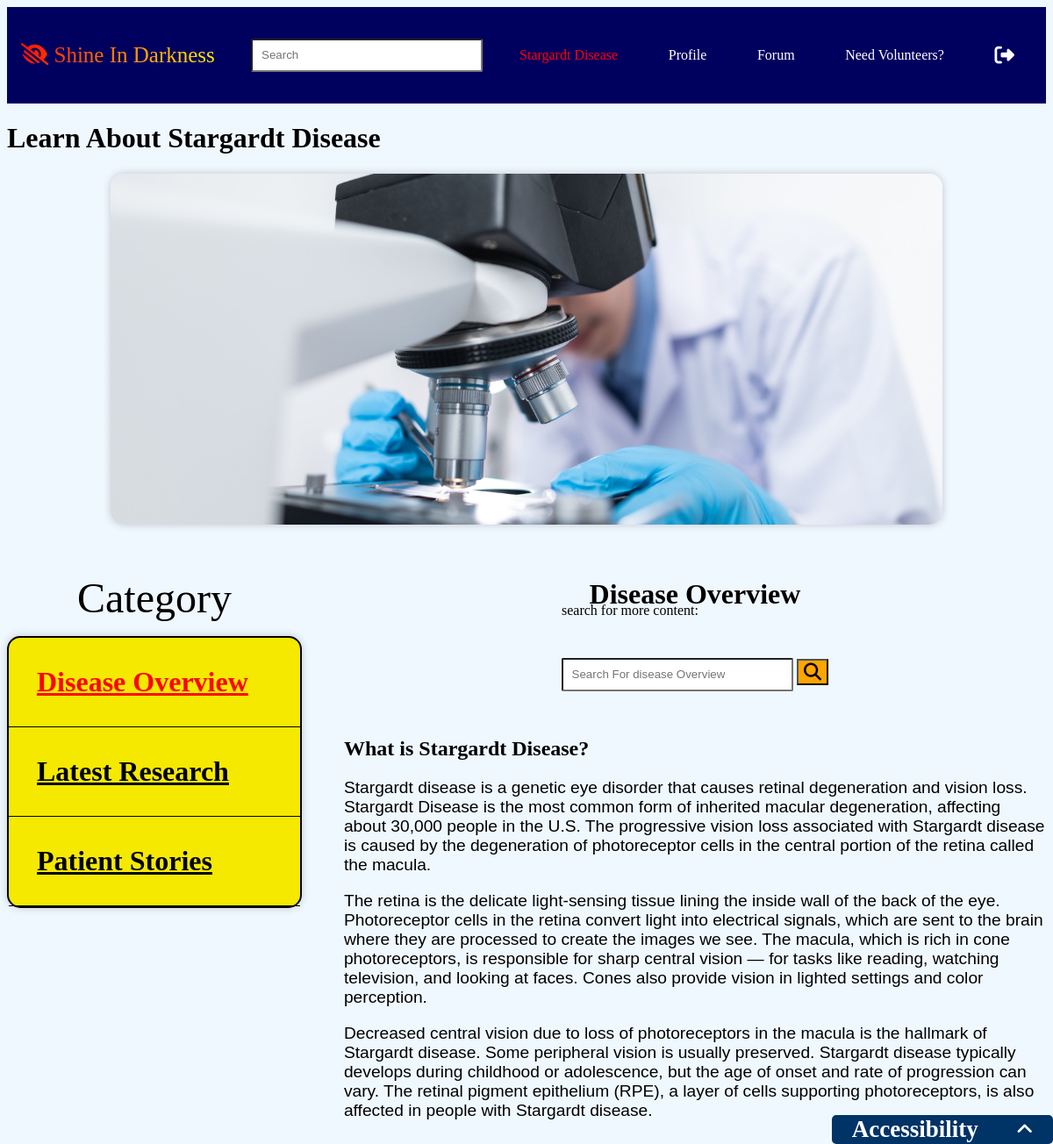
/disease_overview/ (signed in), run on the app's committed database.
### mysocialapp/models.py (models this page shows)
class DiseaseOverview(models.Model):
    title = models.CharField(max_length=200)
    content = models.TextField()
    image = models.ImageField(null=True, blank=True)

### mysocialapp/views.py (the view)
# urls.py: path('disease_overview/',login_required(login_url="../")(views.diseaseOverview),name='disease_overview'),
def diseaseOverview(request):
    user = request.user
    appuser = get_object_or_404(AppUser, user=user)
    content_id = request.GET.get("contentId")
    content = None  # Initialize content variable
    if content_id:
        try:
            content = DiseaseOverview.objects.get(id=content_id)
        except DiseaseOverview.DoesNotExist:
            content = None
    else:
        content = DiseaseOverview.objects.first()
    return render(
        request,
        "screens/disease_overview.html",
        {"content": content, "appuser": appuser},
    )

### mysocialapp/templates/screens/disease_overview.html (shortened to what this page needs)
{% load bootstrap4 %}
{% load static %}
<html lang="en">
  <head>
    <link rel="stylesheet" href="../../static/css/css.css" />
    <link href="{% static 'fontawesomefree/css/fontawesome.css' %}" rel="stylesheet" type="text/css">
    <link href="{% static 'fontawesomefree/css/brands.css' %}" rel="stylesheet" type="text/css">
    <link href="{% static 'fontawesomefree/css/solid.css' %}" rel="stylesheet" type="text/css">
  </head>
  <body>
    <ul class="navbar">
      <li class="nav-logo"><i class="fas fa-low-vision"></i> Shine In Darkness</li>
      <div id="search_user">
        <input id="search_input" type="text" placeholder="Search" />
      </div>
      <li class="nav-item"><a style="color: red;" href="../disease_overview">Stargardt Disease</a></li>
      <li class="nav-item"><a href="../profile">Profile</a></li>
      <li class="nav-item"><a href="../forum/">Forum</a></li>
      {% if appuser.group == 'patient' %}
      <li class="nav-item"><a href="../patient_volunteer_helps">Need Volunteers?</a></li>
      {% endif %}
      <li class="nav-item">
        <a href="../logout"
          ><i
            style="font-size: 140%; margin-right: 20px"
            class="fas fa-sign-out-alt"
          ></i
        ></a>
      </li>
    </ul>
   <h1 id="forum_page_title">Learn About Stargardt Disease</h1>
   <div id="page_banner">
     <img id="page_banner_image" style="object-fit:cover;" width="80%" src="../../static/assets/pexels-chokniti-khongchum-3938022.jpeg" alt="">
   </div>
   <div id="stargardt_info_page_main_body">
     <div id="side_nav_bar">
      <p style="font-size: 6vh;margin:2vh 10vh;" id="side_nav_bar_title">Category</p>
      <div id="side_nav_bar_content">
        <h1><a style="color: red;" href="">Disease Overview</a></h1>
        <h1><a href="../latest_research">Latest Research</a></h1>
        <h1><a href="../patient_story">Patient Stories</a></h1>
      </div>
  </div>
  <div id="information_content_container">
    <h1>Disease Overview</h1>
    <div style="position: relative;" id="search_user">
        <p style="position: absolute;top: -6vh;">search for more content:</p>
        <input style="position: relative;" id="disease_overview_search_input" type="text" placeholder="Search For disease Overview" />
        <button id="content_search" href=><i class="fas fa-search"></i></button>
    </div>
    {% if content %}
    <article>
                <h1>{{ content.title }}</h1>
                <div style="font-size: larger; font-family: Arial, Helvetica, sans-serif;">
                  {{ content.content|safe|linebreaks }}
                </div>
    </article>
    {% else %}
    <h3 style="color:red">*Content Does Not Exist</h3>
    {% endif %}
</div>
</div>
    </body>
      <div id="accessibility">
    <div id="accessibility-top-section">
      <h2>Accessibility</h2>
      <i id="slideUp" class="fas fa-angle-up"></i>
    </div>
</div>
</html>

### mysocialapp/static/css/css.css (style rules this page uses)
body { background-color: aliceblue; }
ul.navbar { list-style-type: none; margin: 0; padding: 0; display: flex; height: 14%; width: 100%; justify-content: space-between; align-items: center; background-color: rgb(0, 0, 95); overflow: hidden; }
li.nav-item a { display: block; color: white; text-align: center; padding: 14px 16px; text-decoration: none; }
li.nav-logo { font-size: 25px; background: linear-gradient( to right, red,yellow); -webkit-text-fill-color: transparent; -webkit-background-clip: text; background-clip: text; text-align: center; padding: 14px 16px; text-decoration: none; }
#search_user > input { border-radius: 2px; padding: 0.8vw; width: 22vw; }
#page_banner { width: 100%; height: 50vh; display: flex; justify-content: center; margin-bottom: 5vh; }
#page_banner img { box-shadow: 0 0 10px rgba(0, 0, 0, 0.2); border-radius: 15px; }
#stargardt_info_page_main_body { display: flex; flex-direction: row; flex-wrap: nowrap; width: 100%; column-gap: 6vh; }
#side_nav_bar { position: -webkit-sticky; position: sticky; top: 10vh; width: fit-content; height: fit-content; }
#side_nav_bar_content { background-color: rgb(245, 233, 0); height:fit-content; box-shadow: 0 0 10px rgba(0, 0, 0, 0.2); border-radius: 15px; border: 2px solid black; }
#side_nav_bar h1 { padding: 4vh; border-bottom: 1px solid black; margin: 0; }
#side_nav_bar h1 a { color: black; }
#information_content_container { width: 70%; display: flex; flex-direction: column; flex-wrap: nowrap; align-items: center; row-gap: 4vh; }
#content_search { margin: 0; height: 30px; background-color: orange; }
#content_search i { font-size: 20px; color: black; margin: 0; }
#accessibility { background-color: #003366; color: white; padding: 1px; border-radius: 5px; width: 250px; position: fixed; bottom: 0; right: 0; font-size: large; }
#accessibility-top-section { display: flex; flex-direction: row; flex-wrap: nowrap; justify-content: space-around; align-items: center; }
#accessibility h2 { margin: 0; text-align: center; }
#accessibility i { font-size: larger; }

### data on the page
DiseaseOverview: title "What is Stargardt Disease?", content "Stargardt disease is a genetic eye disorder that causes retinal degeneration and vision loss. Stargardt Disease is the most common form of inherited macular degeneration, affecting about 30,000 people in the U.S. The progressive vision loss associated with Stargardt disease is caused by the degeneration of photoreceptor cells in the central portion of the retina called the macula. The retina is the delicate light-sensing tissue lining the inside wall of the back of the eye. Photoreceptor cells in the retina convert light into electrical signals, which are sent to the brain where they are processed to create the images we see. The macula, which is rich in cone photoreceptors, is responsible…"
